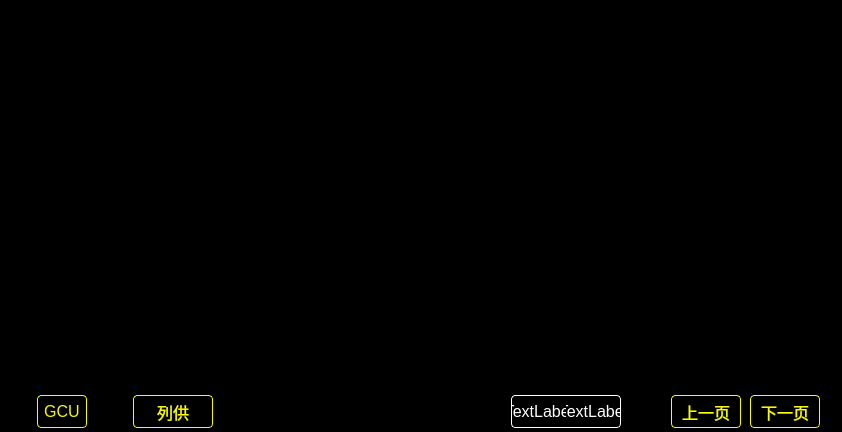
<?xml version="1.0" encoding="UTF-8"?>
<ui version="4.0">
 <class>LGWidget</class>
 <widget class="QWidget" name="LGWidget">
  <property name="geometry">
   <rect>
    <x>0</x>
    <y>0</y>
    <width>842</width>
    <height>432</height>
   </rect>
  </property>
  <property name="windowTitle">
   <string>Form</string>
  </property>
  <property name="styleSheet">
   <string notr="true">QWidget
{
	background:black;
}

QPushButton{
	color:#f9f900;
	font:75 16px;
	border:1px solid  #fafa00;
	border-radius:4px;
}

QPushButton:focus:!active{
	background:transparent;
}

QPushButton:pressed:active,QPushButton:focus:active{
	background:#0000fe;
}
/************页码******************/
QLabel#label_pageNum{
	color:white;
	font:16px;
	border:1px solid white;
	border-top-left-radius:4px;
	border-bottom-left-radius:4px;
	border-right:none;
}
/*****总页数*****/
QLabel#label_totalPage{
	color:white;
	font:16px;
	border:1px solid white;
	border-bottom-right-radius:4px;
	border-top-right-radius:4px;
	border-left:none;
}</string>
  </property>
  <layout class="QGridLayout" name="gridLayout">
   <property name="leftMargin">
    <number>2</number>
   </property>
   <property name="topMargin">
    <number>4</number>
   </property>
   <property name="rightMargin">
    <number>2</number>
   </property>
   <property name="bottomMargin">
    <number>4</number>
   </property>
   <property name="horizontalSpacing">
    <number>0</number>
   </property>
   <property name="verticalSpacing">
    <number>4</number>
   </property>
   <item row="0" column="0">
    <widget class="QStackedWidget" name="stackedWidget"/>
   </item>
   <item row="1" column="0">
    <layout class="QHBoxLayout" name="horizontalLayout_6">
     <property name="spacing">
      <number>0</number>
     </property>
     <item>
      <layout class="QHBoxLayout" name="horizontalLayout_2">
       <property name="spacing">
        <number>0</number>
       </property>
       <item>
        <spacer name="horizontalSpacer_5">
         <property name="orientation">
          <enum>Qt::Horizontal</enum>
         </property>
         <property name="sizeType">
          <enum>QSizePolicy::Fixed</enum>
         </property>
         <property name="sizeHint" stdset="0">
          <size>
           <width>29</width>
           <height>20</height>
          </size>
         </property>
        </spacer>
       </item>
       <item>
        <widget class="QPushButton" name="pushButton">
         <property name="minimumSize">
          <size>
           <width>50</width>
           <height>33</height>
          </size>
         </property>
         <property name="maximumSize">
          <size>
           <width>50</width>
           <height>33</height>
          </size>
         </property>
         <property name="text">
          <string>GCU</string>
         </property>
        </widget>
       </item>
       <item>
        <spacer name="horizontalSpacer">
         <property name="orientation">
          <enum>Qt::Horizontal</enum>
         </property>
         <property name="sizeType">
          <enum>QSizePolicy::Preferred</enum>
         </property>
         <property name="sizeHint" stdset="0">
          <size>
           <width>40</width>
           <height>20</height>
          </size>
         </property>
        </spacer>
       </item>
       <item>
        <widget class="QPushButton" name="pushButton_2">
         <property name="minimumSize">
          <size>
           <width>80</width>
           <height>33</height>
          </size>
         </property>
         <property name="maximumSize">
          <size>
           <width>80</width>
           <height>33</height>
          </size>
         </property>
         <property name="text">
          <string>列供</string>
         </property>
        </widget>
       </item>
      </layout>
     </item>
     <item>
      <spacer name="horizontalSpacer_4">
       <property name="orientation">
        <enum>Qt::Horizontal</enum>
       </property>
       <property name="sizeType">
        <enum>QSizePolicy::Minimum</enum>
       </property>
       <property name="sizeHint" stdset="0">
        <size>
         <width>290</width>
         <height>20</height>
        </size>
       </property>
      </spacer>
     </item>
     <item>
      <layout class="QHBoxLayout" name="horizontalLayout_5">
       <property name="spacing">
        <number>0</number>
       </property>
       <item>
        <layout class="QHBoxLayout" name="horizontalLayout_3">
         <property name="spacing">
          <number>0</number>
         </property>
         <item>
          <widget class="QLabel" name="label_pageNum">
           <property name="minimumSize">
            <size>
             <width>55</width>
             <height>33</height>
            </size>
           </property>
           <property name="maximumSize">
            <size>
             <width>55</width>
             <height>33</height>
            </size>
           </property>
           <property name="text">
            <string>TextLabel</string>
           </property>
           <property name="alignment">
            <set>Qt::AlignCenter</set>
           </property>
          </widget>
         </item>
         <item>
          <widget class="QLabel" name="label_totalPage">
           <property name="minimumSize">
            <size>
             <width>55</width>
             <height>33</height>
            </size>
           </property>
           <property name="maximumSize">
            <size>
             <width>55</width>
             <height>33</height>
            </size>
           </property>
           <property name="text">
            <string>TextLabel</string>
           </property>
           <property name="alignment">
            <set>Qt::AlignCenter</set>
           </property>
          </widget>
         </item>
        </layout>
       </item>
       <item>
        <spacer name="horizontalSpacer_3">
         <property name="orientation">
          <enum>Qt::Horizontal</enum>
         </property>
         <property name="sizeType">
          <enum>QSizePolicy::Minimum</enum>
         </property>
         <property name="sizeHint" stdset="0">
          <size>
           <width>50</width>
           <height>20</height>
          </size>
         </property>
        </spacer>
       </item>
       <item>
        <layout class="QHBoxLayout" name="horizontalLayout_4">
         <property name="spacing">
          <number>9</number>
         </property>
         <item>
          <widget class="QPushButton" name="pbt_pageUp">
           <property name="minimumSize">
            <size>
             <width>70</width>
             <height>33</height>
            </size>
           </property>
           <property name="maximumSize">
            <size>
             <width>70</width>
             <height>33</height>
            </size>
           </property>
           <property name="text">
            <string>上一页</string>
           </property>
          </widget>
         </item>
         <item>
          <widget class="QPushButton" name="pbt_pageDown">
           <property name="minimumSize">
            <size>
             <width>70</width>
             <height>33</height>
            </size>
           </property>
           <property name="maximumSize">
            <size>
             <width>70</width>
             <height>33</height>
            </size>
           </property>
           <property name="text">
            <string>下一页</string>
           </property>
          </widget>
         </item>
         <item>
          <spacer name="horizontalSpacer_6">
           <property name="orientation">
            <enum>Qt::Horizontal</enum>
           </property>
           <property name="sizeType">
            <enum>QSizePolicy::Minimum</enum>
           </property>
           <property name="sizeHint" stdset="0">
            <size>
             <width>20</width>
             <height>20</height>
            </size>
           </property>
          </spacer>
         </item>
        </layout>
       </item>
      </layout>
     </item>
    </layout>
   </item>
  </layout>
 </widget>
 <resources/>
 <connections/>
</ui>
